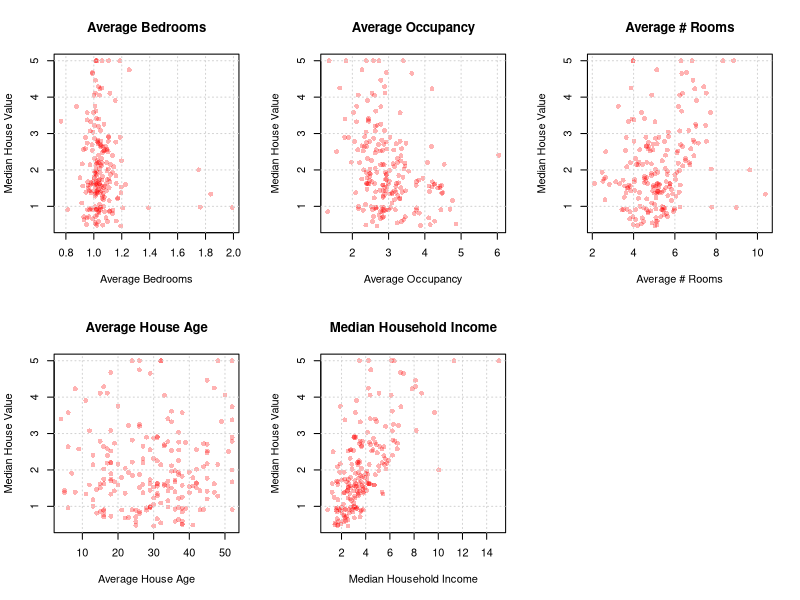
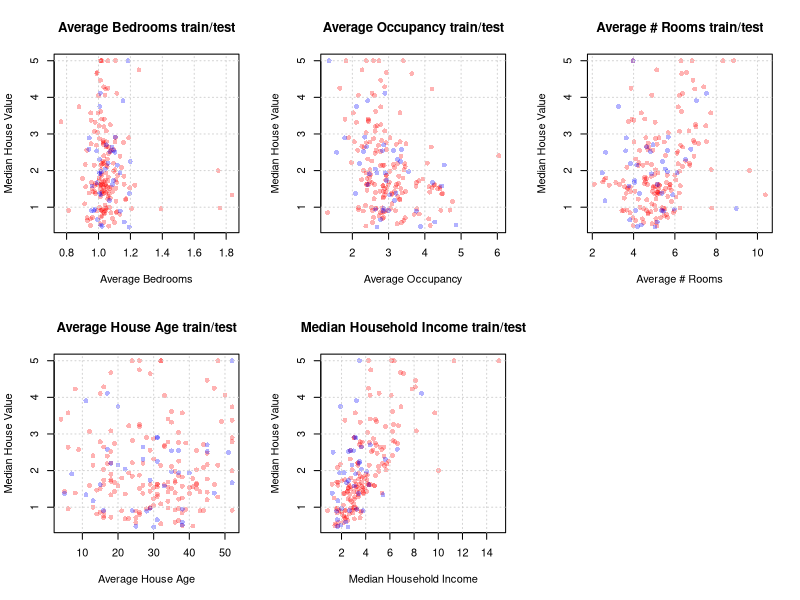
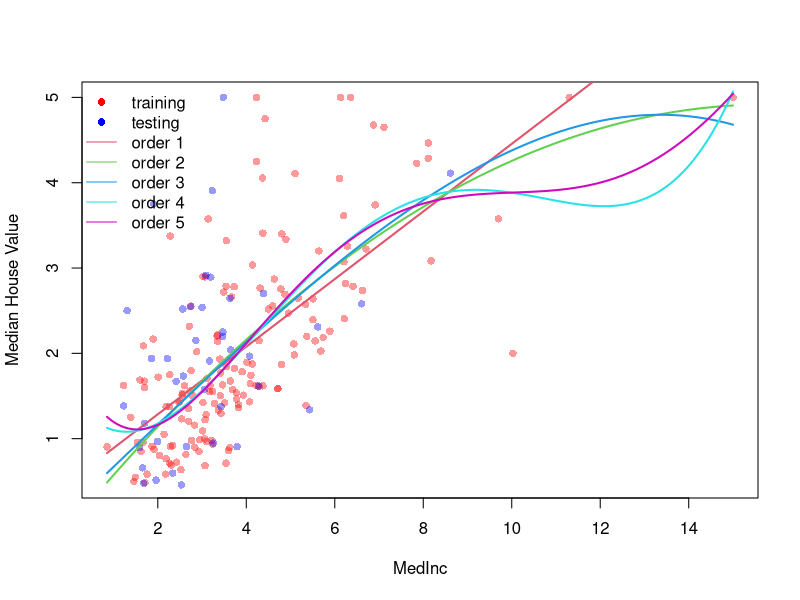

Reproduce these figures in R, in order.
# Homework 7: California Housing Regression in R
# Expects california_housing_small.csv in the working directory.

set.seed(223)
housing <- read.csv("california_housing_small.csv")

X_all <- as.matrix(housing[, c("AveBedrms", "AveOccup", "AveRooms",
                               "HouseAge", "MedInc")])
y <- housing$MedHouseVal
X_names <- c("Average Bedrooms", "Average Occupancy", "Average # Rooms",
             "Average House Age", "Median Household Income")
y_name <- "Median House Value"

# Part A: descriptive statistics and pairwise plots
mean_X <- colMeans(X_all)
var_X <- apply(X_all, 2, var)
cat("X variables:\n\n")
for (i in seq_len(ncol(X_all))) {
  cat(sprintf("Variable: %s, Mean: %.6f, Variance: %.6f\n",
              X_names[i], mean_X[i], var_X[i]))
}
cat(sprintf("\nY variable: %s, Mean: %.6f, Variance: %.6f\n",
            y_name, mean(y), var(y)))

par(mfrow = c(2, 3))
for (i in seq_len(ncol(X_all))) {
  plot(X_all[, i], y, pch = 16, col = rgb(1, 0, 0, 0.3),
       xlab = X_names[i], ylab = y_name, main = X_names[i])
  grid()
}
par(mfrow = c(1, 1))

# Shared helpers and train/test split
x_income <- X_all[, 5]
ids <- sample(seq_len(length(y)))
n_train <- floor(0.8 * length(y))
id_train <- ids[seq_len(n_train)]
id_test <- ids[(n_train + 1):length(y)]

sse <- function(y, yhat) sum((y - yhat)^2)
r2 <- function(y, yhat) {
  1 - sse(y, yhat) / sum((y - mean(y))^2)
}
fit_least_squares <- function(X, y) qr.solve(X, y)
make_polynomial_matrix <- function(x, order) {
  do.call(cbind, lapply(0:order, function(power) x^power))
}

# Part B: polynomial models for median income
par(mfrow = c(2, 3))
for (i in seq_len(ncol(X_all))) {
  plot(X_all[id_train, i], y[id_train], pch = 16,
       col = rgb(1, 0, 0, 0.3), xlab = X_names[i],
       ylab = y_name, main = paste(X_names[i], "train/test"))
  points(X_all[id_test, i], y[id_test], pch = 16,
         col = rgb(0, 0, 1, 0.3))
  grid()
}
par(mfrow = c(1, 1))

orders <- 1:5
results <- data.frame()
models <- list()
R2_train <- numeric(length(orders))
R2_test <- numeric(length(orders))

for (order in orders) {
  X_train <- make_polynomial_matrix(x_income[id_train], order)
  X_test <- make_polynomial_matrix(x_income[id_test], order)
  theta <- fit_least_squares(X_train, y[id_train])
  yhat_train <- as.vector(X_train %*% theta)
  yhat_test <- as.vector(X_test %*% theta)
  models[[as.character(order)]] <- theta
  R2_train[order] <- r2(y[id_train], yhat_train)
  R2_test[order] <- r2(y[id_test], yhat_test)
  results <- rbind(results, data.frame(
    order = order, parameters = length(theta),
    train_SSE = sse(y[id_train], yhat_train),
    test_SSE = sse(y[id_test], yhat_test),
    train_R2 = R2_train[order], test_R2 = R2_test[order]
  ))
}
print(results)

income_plot <- seq(min(x_income), max(x_income), length.out = 250)
plot(x_income[id_train], y[id_train], pch = 16,
     col = rgb(1, 0, 0, 0.4), xlab = "MedInc",
     ylab = y_name)
points(x_income[id_test], y[id_test], pch = 16,
       col = rgb(0, 0, 1, 0.4))
for (order in orders) {
  X_plot <- make_polynomial_matrix(income_plot, order)
  lines(income_plot, X_plot %*% models[[as.character(order)]],
        col = order + 1, lwd = 2)
}
legend("topleft", legend = c("training", "testing", paste("order", orders)),
       col = c("red", "blue", 2:6), pch = c(16, 16, rep(NA, 5)),
       lty = c(NA, NA, rep(1, 5)), bty = "n")

# Part B: AIC model selection
n <- length(id_train)
results$AIC <- n * log(results$train_SSE / n) + 2 * results$parameters
print(results[, c("order", "parameters", "train_SSE", "test_SSE",
                  "train_R2", "test_R2", "AIC")])
cat("Best order by AIC:", results$order[which.min(results$AIC)], "\n")
cat("Best order by testing SSE:", results$order[which.min(results$test_SSE)], "\n")

# Part C: multivariate linear regression
X_m1 <- cbind(1, X_all[, 5])
X_m2 <- cbind(1, X_all[, 3], X_all[, 5])
X_m3 <- cbind(1, X_all)

cat("Sizes of the data matrices:\n")
print(dim(X_m1)); print(dim(X_m2)); print(dim(X_m3))

theta_m1 <- fit_least_squares(X_m1[id_train, , drop = FALSE], y[id_train])
theta_m2 <- fit_least_squares(X_m2[id_train, , drop = FALSE], y[id_train])
theta_m3 <- fit_least_squares(X_m3[id_train, , drop = FALSE], y[id_train])

cat("Model 1 parameters:"); print(theta_m1)
cat("Model 2 parameters:"); print(theta_m2)
cat("Model 3 parameters:"); print(theta_m3)

predict_model <- function(X, theta, ids) {
  as.vector(X[ids, , drop = FALSE] %*% theta)
}
yhat_train_m1 <- predict_model(X_m1, theta_m1, id_train)
yhat_test_m1 <- predict_model(X_m1, theta_m1, id_test)
yhat_train_m2 <- predict_model(X_m2, theta_m2, id_train)
yhat_test_m2 <- predict_model(X_m2, theta_m2, id_test)
yhat_train_m3 <- predict_model(X_m3, theta_m3, id_train)
yhat_test_m3 <- predict_model(X_m3, theta_m3, id_test)

train_sse <- c(sse(y[id_train], yhat_train_m1),
               sse(y[id_train], yhat_train_m2),
               sse(y[id_train], yhat_train_m3))
test_sse <- c(sse(y[id_test], yhat_test_m1),
              sse(y[id_test], yhat_test_m2),
              sse(y[id_test], yhat_test_m3))
train_r2 <- c(r2(y[id_train], yhat_train_m1),
              r2(y[id_train], yhat_train_m2),
              r2(y[id_train], yhat_train_m3))
test_r2 <- c(r2(y[id_test], yhat_test_m1),
             r2(y[id_test], yhat_test_m2),
             r2(y[id_test], yhat_test_m3))

model_results <- data.frame(
  model = c("income", "# rooms + income", "all predictors"),
  train_SSE = train_sse, test_SSE = test_sse,
  train_R2 = train_r2, test_R2 = test_r2,
  AIC = n * log(train_sse / n) + 2 * c(length(theta_m1),
                                        length(theta_m2),
                                        length(theta_m3))
)
print(model_results)
